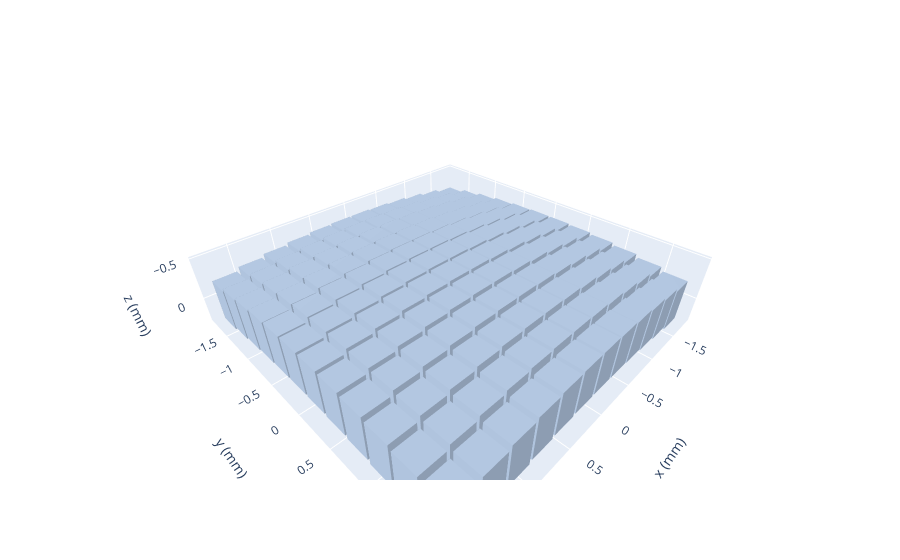

The notebook cell saved with this chart:
### Markdown cell above
## The curved array in 3-D (interactive)
`plot_transducer_array` draws each element as a box: width (x) × height (y) × thickness (z, 0.5 mm by default).
It needs plotly: `pip install pymust[plot]`.

### Code cell
pymust.utils.plot_transducer_array(curved_array)

### Figure 1 — Plotly figure (JSON) as saved in the notebook; plotly's stock layout.template omitted (floating-point values rounded to 4 significant figures; data arrays with more than 128 entries replaced by an {"elided": "..."} marker saying what was removed)
{"data": [{"color": "lightsteelblue", "flatshading": true, "hoverinfo": "text", "hovertext": {"elided": "1152 str values"}, "i": {"elided": "1728 int values"}, "j": {"elided": "1728 int values"}, "k": {"elided": "1728 int values"}, "type": "mesh3d", "x": {"elided": "1152 float values"}, "y": {"elided": "1152 float values"}, "z": {"elided": "1152 float values"}}], "layout": {"scene": {"aspectmode": "data", "xaxis": {"title": {"text": "x (mm)"}}, "yaxis": {"title": {"text": "y (mm)"}}, "zaxis": {"autorange": "reversed", "title": {"text": "z (mm)"}}}}}
